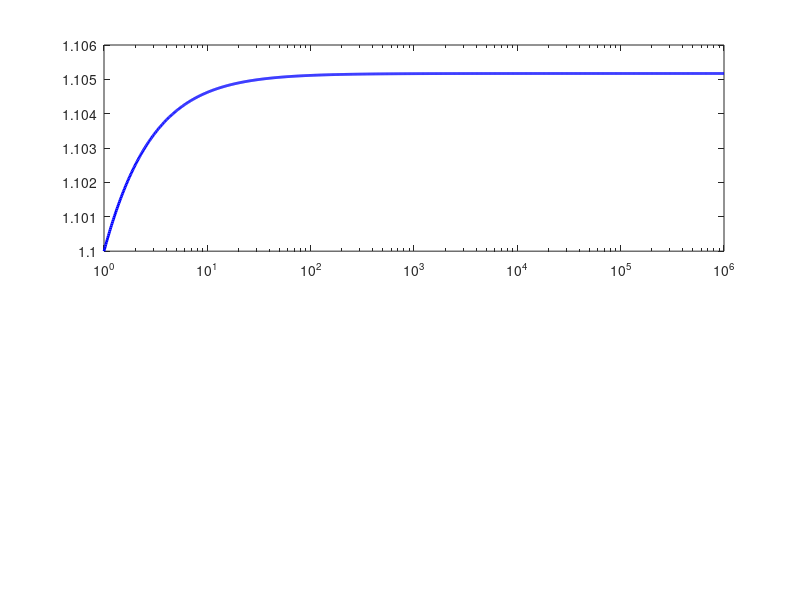

Here is the MATLAB script that generated this plot: (Note: this script raises an error after producing the figure.)
%% 连续复利极限演示：lim(1+r/n)^n = e^r
clear all; close all; clc;

%% 参数设置
r = 0.1;                        % 年利率 10%
n = logspace(0, 6, 1000);       % 从1到1e6，对数均匀分布
e_power_r = exp(r);             % 连续复利精确值 e^r

%% 计算离散复利值
discrete_compound = (1 + r./n).^n;

%% 创建图形
figure('Position', [100, 100, 900, 600]);

% 主图：收敛过程
subplot(2, 2, [1, 2]);
semilogx(n, discrete_compound, 'b-', 'LineWidth', 2);
hold on;
yline(e_power_r, 'r--', 'LineWidth', 2);
hold off;

grid on;
xlabel('计息次数 n (对数坐标)', 'FontSize', 12);
ylabel('(1 + r/n)^n 值', 'FontSize', 12);
title(sprintf('极限收敛: $\\lim\\limits_{n \\to \\infty} (1 + %.2f/n)^n = e^{%.2f}$', r, r), ...
      'Interpreter', 'latex', 'FontSize', 14);
legend('离散复利 (1+r/n)^n', ...
       sprintf('连续复利 e^{%.2f} = %.6f', r, e_power_r), ...
       'Location', 'southeast');

% 子图1：误差分析
subplot(2, 2, 3);
error = abs(discrete_compound - e_power_r);
loglog(n, error, 'r-', 'LineWidth', 2);
grid on;
xlabel('计息次数 n', 'FontSize', 10);
ylabel('绝对误差 |(1+r/n)^n - e^r|', 'FontSize', 10);
title('误差衰减分析', 'FontSize', 12);

% 子图2：不同n值的详细表格
subplot(2, 2, 4);
axis off;

% 选择几个关键的n值显示
n_display = [1, 2, 4, 12, 52, 365, 1000, 10000, 100000];
text_str = {'\fontsize{10}\bf不同计息频率下的值对比:'};
text_str{end+1} = sprintf('\n\\fontsize{9}年利率 r = %.2f (%.1f%%)', r, r*100);
text_str{end+1} = sprintf('\n\\fontsize{9}连续复利: e^{%.2f} = %.8f', r, e_power_r);
text_str{end+1} = '\n';
text_str{end+1} = '\fontsize{9}\bfn\t\t(1+r/n)^n\t\t误差';

for i = 1:length(n_display)
    n_val = n_display(i);
    discrete_val = (1 + r/n_val)^n_val;
    error_val = abs(discrete_val - e_power_r);
    
    if n_val < 100
        text_str{end+1} = sprintf('\n\\fontsize{9}%d\t\t%.8f\t%.2e', ...
                                   n_val, discrete_val, error_val);
    else
        text_str{end+1} = sprintf('\n\\fontsize{9}%d\t%.8f\t%.2e', ...
                                   n_val, discrete_val, error_val);
    end
end

% 添加重要结论
text_str{end+1} = '\n';
text_str{end+1} = '\fontsize{9}\bf重要结论:';
text_str{end+1} = '\n\fontsize{8}1. n越大，离散复利越接近连续复利';
text_str{end+1} = '\n\fontsize{8}2. 年复利(n=1)误差最大: 0.47%';
text_str{end+1} = '\n\fontsize{8}3. 日复利(n=365)误差: 0.0014%';
text_str{end+1} = '\n\fontsize{8}4. 当n→∞时，两者相等';

text(0.1, 0.5, text_str, 'VerticalAlignment', 'middle', ...
     'HorizontalAlignment', 'left', 'Interpreter', 'tex');

%% 输出数值结果到命令窗口
fprintf('=============================================\n');
fprintf('        连续复利极限演示结果\n');
fprintf('=============================================\n\n');
fprintf('年利率 r = %.2f (%.1f%%)\n', r, r*100);
fprintf('连续复利精确值: e^r = %.8f\n\n', e_power_r);
fprintf('%10s %15s %15s %15s\n', 'n', '(1+r/n)^n', 'e^r', '相对误差(%)');
fprintf('%s\n', repmat('-', 60, 1));

for i = 1:length(n_display)
    n_val = n_display(i);
    discrete_val = (1 + r/n_val)^n_val;
    rel_error = 100 * abs(discrete_val - e_power_r) / e_power_r;
    
    fprintf('%10d %15.8f %15.8f %15.6f\n', ...
            n_val, discrete_val, e_power_r, rel_error);
end

%% 多利率对比图
figure('Position', [200, 200, 800, 500]);
rates = [0.05, 0.1, 0.2, 0.5];  % 不同利率
colors = {'b-', 'r-', 'g-', 'm-'};
labels = {};

hold on;
for i = 1:length(rates)
    r_current = rates(i);
    values = (1 + r_current./n).^n;
    semilogx(n, values, colors{i}, 'LineWidth', 2);
    labels{i} = sprintf('r=%.2f, e^{%.2f}=%.4f', ...
                        r_current, r_current, exp(r_current));
end
hold off;

grid on;
xlabel('计息次数 n (对数坐标)', 'FontSize', 12);
ylabel('(1 + r/n)^n 值', 'FontSize', 12);
title('不同利率下的收敛过程', 'FontSize', 14);
legend(labels, 'Location', 'southeast', 'FontSize', 10);

%% 数学推导展示
fprintf('\n\n=============================================\n');
fprintf('        数学推导\n');
fprintf('=============================================\n\n');

fprintf('1. 离散复利公式: (1 + r/n)^n\n');
fprintf('2. 取自然对数: n * ln(1 + r/n)\n');
fprintf('3. 当n→∞时，r/n→0，使用泰勒展开:\n');
fprintf('   ln(1 + x) = x - x²/2 + x³/3 - ... (x=r/n)\n');
fprintf('4. 因此: n * [r/n - (r/n)²/2 + (r/n)³/3 - ...]\n');
fprintf('        = r - r²/(2n) + r³/(3n²) - ...\n');
fprintf('5. 当n→∞时，高阶项消失: → r\n');
fprintf('6. 所以: (1 + r/n)^n = exp(n * ln(1 + r/n)) → exp(r)\n\n');

% 验证数学等价性
fprintf('数学等价性验证 (r=%.2f, n=1000):\n', r);
n_test = 1000;
x = r/n_test;
fprintf('a) 直接计算: (1+%.4f)^%d = %.8f\n', x, n_test, (1+x)^n_test);
fprintf('b) 取对数法: exp(%d*ln(1+%.6f)) = %.8f\n', n_test, x, exp(n_test*log(1+x)));
fprintf('c) 泰勒展开: exp(%.4f - %.4f^2/(2*%d)) = %.8f\n', r, r, n_test, exp(r - r^2/(2*n_test)));
fprintf('d) 精确值: e^%.2f = %.8f\n', r, exp(r));
